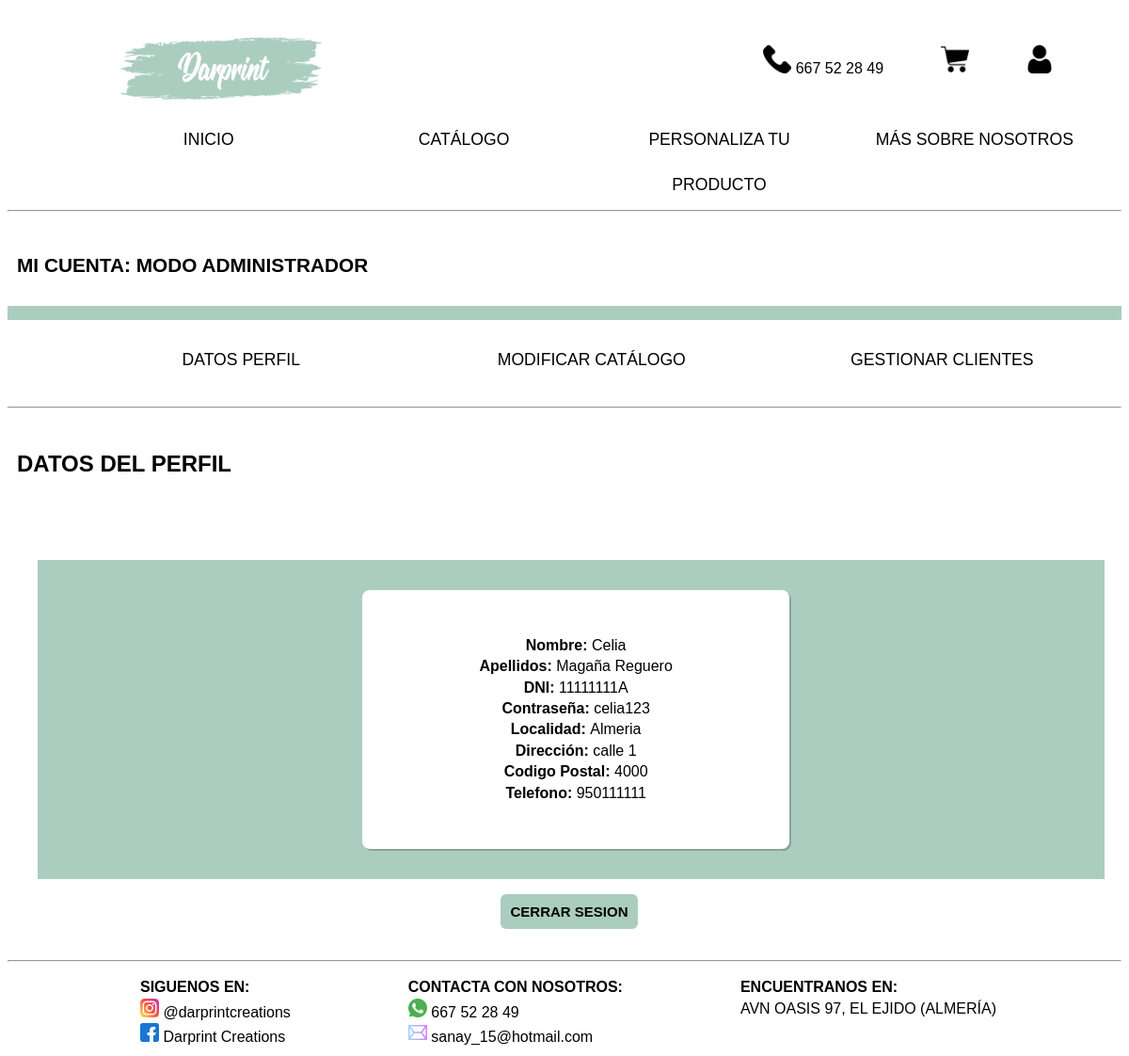
The app's page /cuentaAdmin.php (signed in) with its own data.
### tables this page shows
CREATE TABLE `usuario` (
  `nombre` varchar(20) NOT NULL,
  `apellidos` varchar(20) NOT NULL,
  `dni` varchar(9) NOT NULL,
  `password` varchar(20) NOT NULL,
  `correo` varchar(20) NOT NULL,
  `localidad` varchar(20) NOT NULL,
  `direccion` varchar(20) NOT NULL,
  `codigoPostal` int(6) NOT NULL,
  `telefono` int(9) NOT NULL,
  `id_rol` int(2) NOT NULL
);

### cuentaAdmin.php (the view, shortened to what this page needs)
<!DOCTYPE HTML>
<html lang="es">
<head>
    <link rel="stylesheet" href="estilocuenta.css">
</head>
<body>
    <header class="header">
        <a href="pagprincipal.php" class="logo"><img
                src="http://localhost/TW/imagenes/logo.png" width="230"
                height="85" /></a>
        <div class="arriba">
            <a title="Telefono" class="telefono"><img
                    src="http://localhost/TW/imagenes/telefono.png"
                    width="30" height="30" /> 667 52 28 49</a>
            <a title="Carrito" class="carrito" href="cestaAdmin.html"><img
                    src="http://localhost/TW/imagenes/carrito.png"
                    alt="Carrito" width="30" height="30" /></a>
            <a title="Usuario" class="usuario" href="permisos.php"><img
                    src="http://localhost/TW/imagenes/usuario.png"
                    alt="Usuario" width="30" height="30" /></a>
        </div>
        <nav class="navigation">
            <ul>
                <li><a href="pagprincipal.php">INICIO</a></li>
                <li><a href="Catalogo.php">CATÁLOGO</a></li>
                <li><a href="personalizaTuProducto.php">PERSONALIZA TU PRODUCTO</a></li>
                <li><a href="masSobreNosotros.php">MÁS SOBRE NOSOTROS</a></li>
            </ul>
        </nav>
    </header>
    <hr>
    <br>
    <div class="titulo">
        <strong><a>MI CUENTA: MODO ADMINISTRADOR</a></strong>
    </div>
    <div class="barra"> </div>
    <main class="main">
        <nav class="navegador">
            <ul>
                <li><a href="cuentaAdmin.php">DATOS PERFIL</a></li>
                <li><a href="modificarCatalogo.php">MODIFICAR CATÁLOGO</a></li>
                <li><a href="gestionarClientes.php">GESTIONAR CLIENTES</a></li>
            </ul>
        </nav>
        <hr>
        <div class="social">
                <strong><a>DATOS DEL PERFIL</a></strong> <br> <br>
            </div> <br>
        <div class="container">
        <div class="back">
            <div class="datos">
                <div class="cosas">
                    <?php
                    $mysqli = new mysqli("localhost","root","","darprintcreations");
                    $correo = $_SESSION['correo'];
                    $resultado = $mysqli->query("SELECT * FROM usuario WHERE correo = '$correo'");
                    if ($resultado) {
                         while ( $row = $resultado->fetch_array()) {
                            $nombre = $row['nombre'];
                            $apellido = $row['apellidos'];
                            $dni = $row['dni'];
                            $password = $row['password'];
                            $localidad = $row['localidad'];
                            $direccion = $row['direccion'];
                            $codigoPostal = $row['codigoPostal'];
                            $telefono = $row['telefono'];
                            ?>
                    <div>
                        <p>
                            <b> Nombre: </b> <?php echo $nombre; ?><br>
                            <b> Apellidos: </b> <?php echo $apellido; ?><br>
                            <b> DNI: </b> <?php echo $dni; ?><br>
                            <b> Contraseña: </b> <?php echo $password; ?><br>
                            <b> Localidad: </b> <?php echo $localidad; ?><br>
                            <b> Dirección: </b> <?php echo $direccion; ?><br>
                            <b> Codigo Postal: </b> <?php echo $codigoPostal; ?><br>
                            <b> Telefono: </b> <?php echo $telefono; ?><br>
                        </p>
                    </div>
                    <?php
                         }
                    }
                    ?>
                </div>
            </div>
        </div>
        </div>
        <div class="botones">
                        <a href="cerrarSesion.php" class="boton">CERRAR SESION</a>
        </div>
        <hr>
        <footer class="footer">
            <div class="piedepagina">
                <div class="siguenos">
                    <strong><a>SIGUENOS EN:</a></strong>
                    <a title="Telefono" class="telefono"><img
                            src="http://localhost/TW/imagenes/instagram.png"
                            width="20" height="20" /> @darprintcreations</a>
                    <a title="Telefono" class="telefono"><img
                            src="http://localhost/TW/imagenes/facebook.png"
                            width="20" height="20" /> Darprint Creations</a>
                </div>
                <div class="contacta">
                    <strong><a>CONTACTA CON NOSOTROS:</a></strong>
                    <a title="Telefono" class="telefono"><img
                            src="http://localhost/TW/imagenes/whatsapp.png"
                            width="20" height="20" /> 667 52 28 49</a>
                    <a title="Telefono" class="telefono"><img
                            src="http://localhost/TW/imagenes/correo.png"
                            width="20" height="20" /> sanay_15@hotmail.com</a>
                </div>
                <div class="encuentra">
                    <strong><a>ENCUENTRANOS EN:</a></strong>
                    <a title="Telefono" class="telefono"> AVN OASIS 97, EL EJIDO (ALMERÍA)</a>
                </div>
            </div>
        </footer>
</body>
</html>

### estilocuenta.css (style rules this page uses)
body { font-family: 'Gill Sans', 'Gill Sans MT', 'Calibri', 'Trebuchet MS', sans-serif; background-color:white; line-height: 1.4em; }
.container { padding-top: 2.5rem; padding-left: 2rem; padding-bottom: 1.5rem; display: flex; text-align: center; }
.header { background-color: white; color: black; padding: 1rem; }
.header a { margin: 0em .5em .5em 6em; }
.arriba { float: right; align-items: center; justify-content: space-between; margin: 1.5em .5em .5em .5em; }
.arriba a { text-align: right; margin: 1.5em 3em .5em 0.5em; }
.navigation ul { font-size: 110%; align-items: center; list-style: none; display: flex; justify-content: space-evenly; margin: 0em .5em 2em 1em; }
.navigation ul li { display: inline-block; height: 3rem; width: 170rem; }
.navigation ul li a { text-align: center; display: block; transition: all 0.2s; color: black; text-decoration:none; margin: .5em .5em .5em 1em; line-height: 3rem; }
.piedepagina { line-height: 1.4em; margin: 1em .5em 0em 1em; justify-content: space-evenly; display: flex; }
.siguenos { flex-direction: column; display: flex; justify-content: space-evenly; }
.contacta { flex-direction: column; display: flex; }
.encuentra { flex-direction: column; display: flex; }
.barra { margin-top: 30px; height: 15px; background-color:#ABCDC0; }
.titulo a { font-size: 130%; margin-left: 10px; }
.navegador ul { font-size: 110%; align-items: center; list-style: none; display: flex; justify-content: space-evenly; margin: .5em .5em 2em 1em; }
.navegador ul li { display: inline-block; height: 3rem; width: 170rem; }
.navegador ul li a { text-align: center; display: block; transition: all 0.2s; color: black; text-decoration:none; margin: .5em .5em .5em 1em; line-height: 3rem; }
.barra { height: 15px; background-color:#ABCDC0; }
.titulo { margin-top: 1em; margin-bottom:.5em; }
.social { width: 50px; height: 50px; overflow: hidden; margin: -1em 0em 0em 1em; }
.social { width: 50rem; margin-top: 3rem; font-size: 1.5rem; margin-left: 10px; }
.back { background-color:#ABCDC0 ; padding-bottom: 2em; padding-top: 2em; display: flex; width: 98.46%; justify-content: center; }
.datos { padding-top: 2em; padding-bottom: 2em; width: 40%; background-color: white; border-radius: 0.5rem; margin-left: 10px; box-shadow: 2px 2px rgba(0.2, 0.2, 0.2, 0.2); }
.botones { text-align: center; margin-bottom: 40px; }
.botones a { text-decoration: none; padding: 10px; font-weight: 600; font-size: 15px; color: black; background-color:#ABCDC0; border-radius: 6px; margin-left: 10px; }

### records on screen
usuario: nombre "Celia", apellidos "Magaña Reguero", dni "11111111A", password "celia123", localidad "Almeria", direccion "calle 1", codigoPostal "4000", telefono "950111111"
